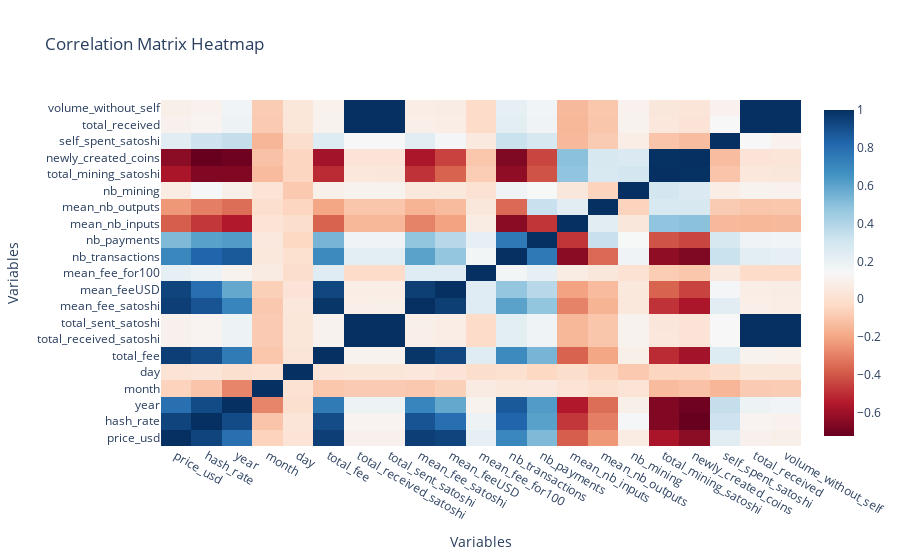

This figure's notebook cell:
### Markdown cell above
We get the following heatmpa of correlation

### Code cell
heatmap = go.Heatmap(
    z=corr_matrix.values,
    x=corr_matrix.columns,
    y=corr_matrix.columns,
    colorscale='RdBu',
)

# Specify the layout of the plot
layout = go.Layout(
    title='Correlation Matrix Heatmap',
    xaxis=dict(title='Variables'),
    yaxis=dict(title='Variables'),
)

# Create a figure object
figure = go.Figure(data=[heatmap], layout=layout)

# Show the plot
figure.show()

### Figure 1 — Plotly figure (JSON) as saved in the notebook; plotly's stock layout.template omitted (floating-point values rounded to 4 significant figures; data arrays with more than 128 entries replaced by an {"elided": "..."} marker saying what was removed)
{"data": [{"colorscale": [[0, "rgb(103,0,31)"], [0.1, "rgb(178,24,43)"], [0.2, "rgb(214,96,77)"], [0.3, "rgb(244,165,130)"], [0.4, "rgb(253,219,199)"], [0.5, "rgb(247,247,247)"], [0.6, "rgb(209,229,240)"], [0.7, "rgb(146,197,222)"], [0.8, "rgb(67,147,195)"], [0.9, "rgb(33,102,172)"], [1, "rgb(5,48,97)"]], "type": "heatmap", "x": ["price_usd", "hash_rate", "year", "month", "day", "total_fee", "total_received_satoshi", "total_sent_satoshi", "mean_fee_satoshi", "mean_feeUSD", "mean_fee_for100", "nb_transactions", "nb_payments", "mean_nb_inputs", "mean_nb_outputs", "nb_mining", "total_mining_satoshi", "newly_created_coins", "self_spent_satoshi", "total_received", "volume_without_self"], "y": ["price_usd", "hash_rate", "year", "month", "day", "total_fee", "total_received_satoshi", "total_sent_satoshi", "mean_fee_satoshi", "mean_feeUSD", "mean_fee_for100", "nb_transactions", "nb_payments", "mean_nb_inputs", "mean_nb_outputs", "nb_mining", "total_mining_satoshi", "newly_created_coins", "self_spent_satoshi", "total_received", "volume_without_self"], "z": {"elided": "21x21 float values"}}], "layout": {"title": {"text": "Correlation Matrix Heatmap"}, "xaxis": {"title": {"text": "Variables"}}, "yaxis": {"title": {"text": "Variables"}}}}
